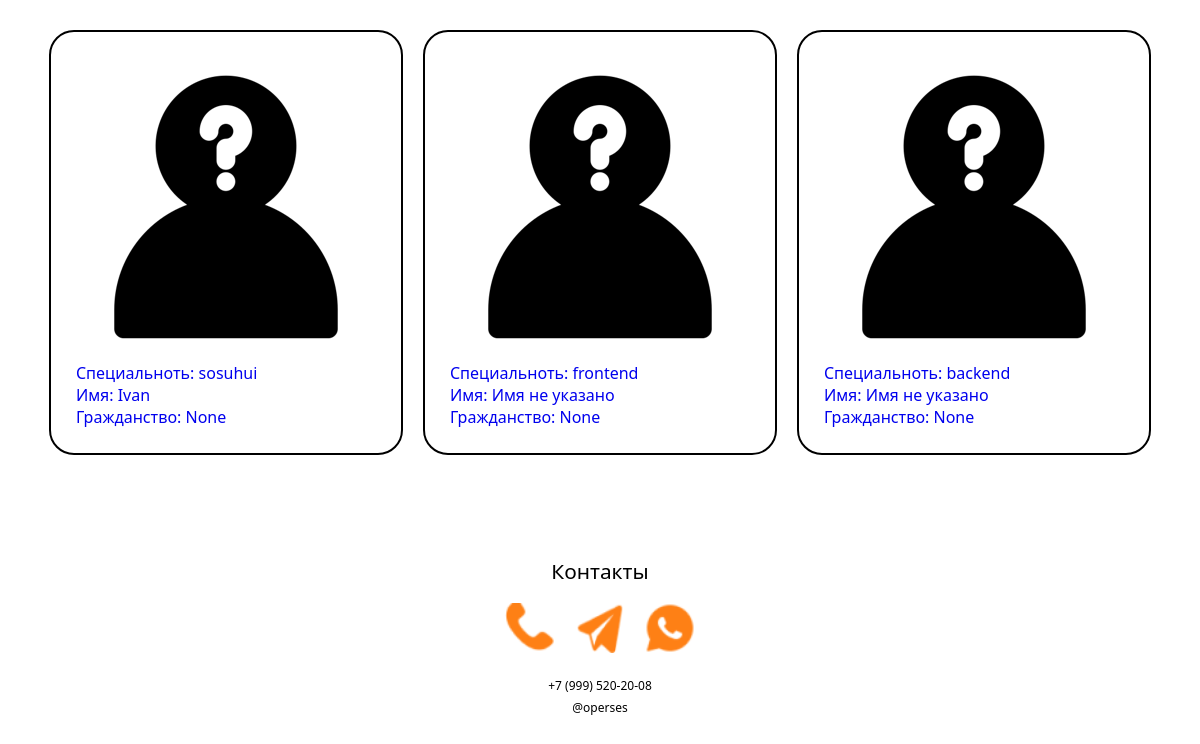
/candidates/, run on the app's committed database.
### main_app/models.py (models this page shows, shortened)
class SauceUser(AbstractUser):
  is_admin = models.BooleanField(default=False)
  is_staff = models.BooleanField(default=False)
  is_superuser = models.BooleanField(default=False)
  phone_number = models.BigIntegerField(
    verbose_name="Номер телефона",
    null=True,
    blank=True,
    default=0
  )
  email = models.EmailField(
    verbose_name="email",
    blank=True,
    null=True,
    unique=True
  )
  username = models.CharField(
    verbose_name="Имя пользователя",
    max_length=200,
    null=True,
    blank=True,
    default="Имя не указано"
  )
  second_name = models.CharField(
    verbose_name="Фамилия",
    max_length=200,
    null=True,
    blank=True,
    default="Фамилия не указана"
  )
  city = models.CharField(
    verbose_name="Город",
    blank=True,
    null=True,
    max_length=200,
    default="Город не указан"
  )
  profile_image = models.ImageField(
    verbose_name="Фото профиля",
    upload_to=get_profile_image_filepath,
    default=get_default_profile_image,
    null=True,
    blank=True
  )
  profile_description = models.TextField(
    verbose_name="Описание профиля",
    null=True,
    blank=True,
    default="..."
  )
  citizenship = models.CharField(
    verbose_name="Гражданство",
    null=True,
    blank=True,
    max_length=50
  )
  class Role(models.TextChoices):
    EMPLOYER = "EMPLOYER", "Employer"
    CANDIDATE = "CANDIDATE", "Candidate"
  base_role = Role.CANDIDATE
  role = models.CharField(max_length=50, choices=Role.choices)
  is_admin = models.BooleanField(default=False)
  is_staff = models.BooleanField(default=False)
  is_superuser = models.BooleanField(default=False)
  objects = SauceUserManager()
  USERNAME_FIELD = 'email'
  REQUIRED_FIELDS = []

class Candidate(SauceUser):
  experience = models.IntegerField(
    verbose_name="Стаж работы",
    null=True,
    blank=True,
    default=0
  )
  specialization = models.CharField(
    verbose_name="Специальность",
    blank=True,
    null=True,
    max_length=150,
    default="Специальность не указана"
  )

class SauceUser(AbstractUser):
  is_admin = models.BooleanField(default=False)
  is_staff = models.BooleanField(default=False)
  is_superuser = models.BooleanField(default=False)
  phone_number = models.BigIntegerField(
    verbose_name="Номер телефона",
    null=True,
    blank=True,
    default=0
  )
  email = models.EmailField(
    verbose_name="email",
    blank=True,
    null=True,
    unique=True
  )
  username = models.CharField(
    verbose_name="Имя пользователя",
    max_length=200,
    null=True,
    blank=True,
    default="Имя не указано"
  )
  second_name = models.CharField(
    verbose_name="Фамилия",
    max_length=200,
    null=True,
    blank=True,
    default="Фамилия не указана"
  )
  city = models.CharField(
    verbose_name="Город",
    blank=True,
    null=True,
    max_length=200,
    default="Город не указан"
  )
  profile_image = models.ImageField(
    verbose_name="Фото профиля",
    upload_to=get_profile_image_filepath,
    default=get_default_profile_image,
    null=True,
    blank=True
  )
  profile_description = models.TextField(
    verbose_name="Описание профиля",
    null=True,
    blank=True,
    default="..."
  )
  citizenship = models.CharField(
    verbose_name="Гражданство",
    null=True,
    blank=True,
    max_length=50
  )
  class Role(models.TextChoices):
    EMPLOYER = "EMPLOYER", "Employer"
    CANDIDATE = "CANDIDATE", "Candidate"
  base_role = Role.CANDIDATE
  role = models.CharField(max_length=50, choices=Role.choices)
  is_admin = models.BooleanField(default=False)
  is_staff = models.BooleanField(default=False)
  is_superuser = models.BooleanField(default=False)
  objects = SauceUserManager()
  USERNAME_FIELD = 'email'
  REQUIRED_FIELDS = []

### main_app/views.py (the view)
# urls.py: path('candidates/', view=CandidatesListView.as_view(), name='candidates'),
class CandidatesListView(DetailView, LoginRequiredMixin):
    def get(self, request: HttpRequest, *args: Any, **kwargs: Any) -> HttpResponse:
            candidates = Candidate.objects.all()
            return render(
                request=request,
                template_name="main_app/ads/candidates.html",
                context={"candidates":candidates}
                )

### main_app/templates/main_app/ads/candidates.html (shortened to what this page needs)
{% extends 'main_app/layout/base.html' %}
{% block content %}
<div class="candidates-list-block">
    {% for candidate in candidates %}
    <div class="candidate-card">
        <a href="{% url 'profile-page' candidate.id %}">
            <div class="candidate-photo">
                <img src="{{candidate.profile_image.url}}" alt="Фото работодателя">
            </div>
            <div class="candidate-specialization">
                <span>
                    Специальноть: {{candidate.specialization}}
                </span>
            </div>
            <div class="candidate-name">
                <span>
                Имя: {{candidate.username}}
                </span>
            </div>
            <div class="candidate-citizenship">
                <span>
                Гражданство: {{candidate.citizenship}}
                </span>
            </div>
        </a>
    </div>
    {% endfor %}
</div>
{% endblock content %}

### main_app/templates/main_app/layout/base.html (shortened to what this page needs)
{% load static %}
<!DOCTYPE html>
<html lang="ru">
<head>
    <link rel="stylesheet" href="{% static 'main_app/css/style.css' %}">
    <link rel="stylesheet" href="{% static 'main_app/css/registration-page.css' %}">
    <link rel="stylesheet" href="{% static 'main_app/css/login-page.css' %}">
    <link rel="stylesheet" href="{% static 'main_app/css/profile-page.css' %}">
    <link rel="stylesheet" href="{% static 'main_app/css/candidate.css' %}">
    <link rel="stylesheet" href="{% static 'main_app/css/vacation.css' %}">
    <link rel="stylesheet" href="{% static 'main_app/css/urgent-applications.css' %}">
    <link rel="stylesheet" href="{% static 'chat/css/chatPage.css' %}">
</head>
<body>
    <div class="container">
        {% block content %}
        {% endblock content %}
    </div>
    {% block footer %}
    <footer>
        <div class="contacts-block-container">
            <div class="contacts-block">
                <div class="contacts-block-title">
                    <h5>
                        Контакты
                    </h5>
                </div>
                <div class="contacts-block-icons">
                    <div class="contacts-block-icon-item phone">
                        <a href="tel:+79995202008">
                            <img src="{% static 'main_app/src/img/phone.png' %}" alt="Телефон">
                        </a>
                    </div>
                    <div class="contacts-block-icon-item telegram">
                        <a href="https://t.me/operses">
                            <img src="{% static 'main_app/src/img/telegram.png' %}" alt="Телеграмм">
                        </a>
                    </div>
                    <div class="contacts-block-icon-item whats-app">
                        <a href="https://wa.me/79995202008">
                            <img src="{% static 'main_app/src/img/whatsapp.png' %}" alt="Whats App">
                        </a>
                    </div>
                </div>
                <div class="contacts-block-info">
                    <div class="contacts-block-info-phone">
                        <span>
                            +7 (999) 520-20-08
                        </span>
                    </div>
                    <div class="contacts-block-info-telegram">
                        <span>
                            @operses
                        </span>
                    </div>
                </div>
            </div>
        </div>
    </footer>
    {% endblock footer %}
</body>
</html>

### main_app/static/main_app/css/style.css (style rules this page uses)
* { box-sizing: border-box; margin: 0; }
html { font-family: 'Segoe UI', Tahoma, Geneva, Verdana, sans-serif; }
a { text-decoration: none; }
.container { font-family: 'Segoe UI', Tahoma, Geneva, Verdana, sans-serif; display: flex; flex-direction: column; justify-content: center; align-items: center; }
.contacts-block-container { margin-top: 100px; display: flex; justify-content: center; }
.contacts-block { display: flex; justify-content: center; flex-flow: column wrap; }
.contacts-block-title h5 { align-self: center; text-align: center; margin-bottom: 15px; color: #000; font-size:1.3rem; font-style: normal; font-weight: 400; line-height: 160.187%; }
.contacts-block-icons { display: flex; justify-content: center; align-items: center; gap: 20px; margin-bottom: 15px; }
.contacts-block-icons img { width: 50px; height: 50px; }
.contacts-block-icon-item { width: 100%; height: 100%; display: inline-flex; justify-content: center; }
.contacts-block-info { text-align: center; margin-bottom: 5vh; }
.contacts-block-info span { font-size: 1vw; }

### main_app/static/main_app/css/candidate.css (style rules this page uses)
.candidates-list-block { display: flex; flex-wrap: wrap; gap: 20px; align-items: center; justify-content: center; margin-top: 30px; }
.candidate-card { border-radius: 25px; padding: 25px; border: 2px currentColor solid; }

### data on the page
Candidate: profile_image (picture), specialization "sosuhui", username "Ivan", citizenship "None"
Candidate: profile_image (picture), specialization "frontend", username "Имя не указано", citizenship "None"
Candidate: profile_image (picture), specialization "backend", username "Имя не указано", citizenship "None"
